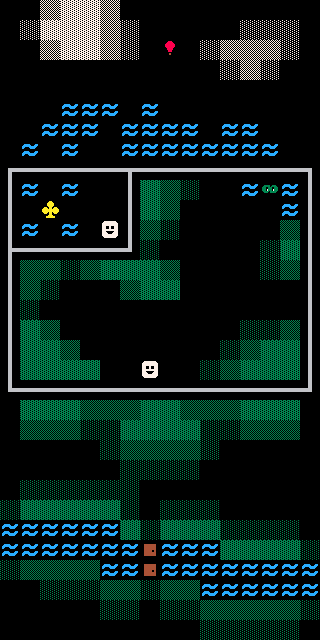

This is a level from a 2D game, rendered from its Tiled map with the project's own tilesets. A one-line summary and the complete map file follow:
An orthogonal 16x32 tile map with 20x20 px tiles, 1 tile layer (Warstwa Kafelków 1).

<map version="1.0" tiledversion="1.0.2" orientation="orthogonal" renderorder="right-down" width="16" height="32" tilewidth="20" tileheight="20" nextobjectid="1">
 <tileset firstgid="1" source="../Tilesets/TILEMAP1.tsx" />
 <layer name="Warstwa Kafelków 1" width="16" height="32">
  <data encoding="csv">
30,30,2,3,3,2,30,30,30,30,30,30,30,30,30,30,
30,1,3,3,3,2,1,30,30,30,30,30,1,1,1,30,
30,30,2,3,3,2,1,30,16,30,1,2,2,2,1,30,
30,30,30,30,30,30,30,30,30,30,30,1,2,1,30,30,
30,30,30,30,30,30,30,30,30,30,30,30,30,30,30,30,
30,30,30,10,10,10,30,10,30,30,30,30,30,30,30,30,
30,30,10,10,10,30,10,10,10,10,30,10,10,30,30,30,
30,10,30,10,30,30,10,10,10,10,10,10,10,10,30,30,
28,23,23,23,23,23,21,23,23,23,23,23,23,23,23,29,
25,10,30,10,30,30,25,15,14,13,30,30,10,17,10,25,
25,30,4,30,30,30,25,15,14,30,30,30,30,30,10,25,
25,10,30,10,30,5,25,14,13,30,30,30,30,30,14,25,
22,23,23,23,23,23,27,13,30,30,30,30,30,13,15,25,
25,14,14,13,14,15,15,15,14,30,30,30,30,13,14,25,
25,14,13,30,30,30,14,15,15,30,30,30,30,30,30,25,
25,13,30,30,30,30,30,30,30,30,30,30,30,30,30,25,
25,15,14,30,30,30,30,30,30,30,30,30,13,13,14,25,
25,15,15,14,30,30,30,30,30,30,30,13,14,15,15,25,
25,15,15,15,15,30,30,5,30,30,13,14,15,15,15,25,
19,23,23,23,23,23,23,23,23,23,23,23,23,23,23,27,
30,15,15,15,14,14,14,15,15,14,14,14,15,15,15,30,
30,14,14,14,13,13,15,15,15,15,13,13,14,14,14,30,
30,30,30,30,30,13,14,14,14,14,13,30,30,30,30,30,
30,30,30,30,30,30,13,13,13,13,30,30,30,30,30,30,
30,13,13,13,13,13,13,30,30,30,30,30,30,30,30,30,
13,15,15,15,15,15,13,30,13,13,13,30,30,30,30,30,
10,10,10,10,10,10,15,13,15,15,15,13,13,13,13,30,
10,10,10,10,10,10,10,7,10,10,10,15,15,15,15,13,
13,14,14,14,14,10,10,7,10,10,10,10,10,10,10,10,
30,30,13,13,13,14,14,13,14,14,10,10,10,10,10,10,
30,30,30,30,30,13,13,30,13,13,14,14,14,14,14,13,
30,30,30,30,30,30,30,30,30,30,13,13,13,13,13,30
</data>
 </layer>
</map>
